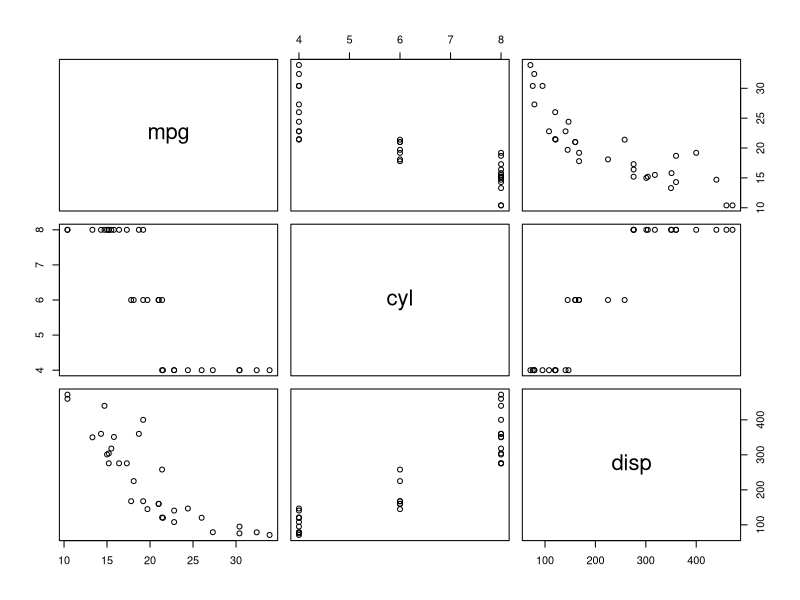

Generate this figure with R:
## ---- chunk 1
plot(mtcars[, 1:3])
